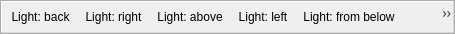
<?xml version="1.0" encoding="UTF-8"?>
<ui version="4.0">
 <class>mqLightControlsToolbar</class>
 <widget class="QToolBar" name="mqLightControlsToolbar">
  <property name="geometry">
   <rect>
    <x>0</x>
    <y>0</y>
    <width>455</width>
    <height>34</height>
   </rect>
  </property>
  <property name="windowTitle">
   <string>Light controls</string>
  </property>
  <property name="orientation">
   <enum>Qt::Horizontal</enum>
  </property>
  <action name="actionFrontLight">
   <property name="icon">
    <iconset resource="../Icons/icons.qrc">
     <normaloff>:/Icons/light_front.png</normaloff>
     <normalon>:/Icons/light_front.png</normalon>:/Icons/light_front.png</iconset>
   </property>
   <property name="text">
    <string>Light: front</string>
   </property>
   <property name="toolTip">
    <string>Lightning: from front side</string>
   </property>
  </action>
  <action name="actionLeftLight">
   <property name="icon">
    <iconset resource="../Icons/icons.qrc">
     <normaloff>:/Icons/light_left.png</normaloff>
     <normalon>:/Icons/light_left.png</normalon>:/Icons/light_left.png</iconset>
   </property>
   <property name="text">
    <string>Light: left</string>
   </property>
   <property name="toolTip">
    <string>Lightning: from left side</string>
   </property>
  </action>
  <action name="actionRightLight">
   <property name="icon">
    <iconset resource="../Icons/icons.qrc">
     <normaloff>:/Icons/light_right.png</normaloff>
     <normalon>:/Icons/light_right.png</normalon>:/Icons/light_right.png</iconset>
   </property>
   <property name="text">
    <string>Light: right</string>
   </property>
   <property name="toolTip">
    <string>Lightning: from right side</string>
   </property>
  </action>
  <action name="actionAboveLight">
   <property name="icon">
    <iconset resource="../Icons/icons.qrc">
     <normaloff>:/Icons/light_above.png</normaloff>
     <normalon>:/Icons/light_above.png</normalon>:/Icons/light_above.png</iconset>
   </property>
   <property name="text">
    <string>Light: above</string>
   </property>
   <property name="toolTip">
    <string>Lignthing: from above</string>
   </property>
  </action>
  <action name="actionBelowLight">
   <property name="icon">
    <iconset resource="../Icons/icons.qrc">
     <normaloff>:/Icons/light_below.png</normaloff>
     <normalon>:/Icons/light_below.png</normalon>:/Icons/light_below.png</iconset>
   </property>
   <property name="text">
    <string>Light: from below</string>
   </property>
   <property name="toolTip">
    <string>Lightning: from below</string>
   </property>
  </action>
  <action name="actionBackLight">
   <property name="icon">
    <iconset resource="../Icons/icons.qrc">
     <normaloff>:/Icons/light_back.png</normaloff>
     <normalon>:/Icons/light_back.png</normalon>:/Icons/light_back.png</iconset>
   </property>
   <property name="text">
    <string>Light: back</string>
   </property>
   <property name="toolTip">
    <string>Lightning: from back side</string>
   </property>
  </action>
  <addaction name="actionBackLight"/>
  <addaction name="actionRightLight"/>
  <addaction name="actionAboveLight"/>
  <addaction name="actionLeftLight"/>
  <addaction name="actionBelowLight"/>
  <addaction name="actionFrontLight"/>
 </widget>
 <resources>
  <include location="../Icons/icons.qrc"/>
  <include location="../Icons/icons.qrc"/>
 </resources>
 <connections/>
</ui>
